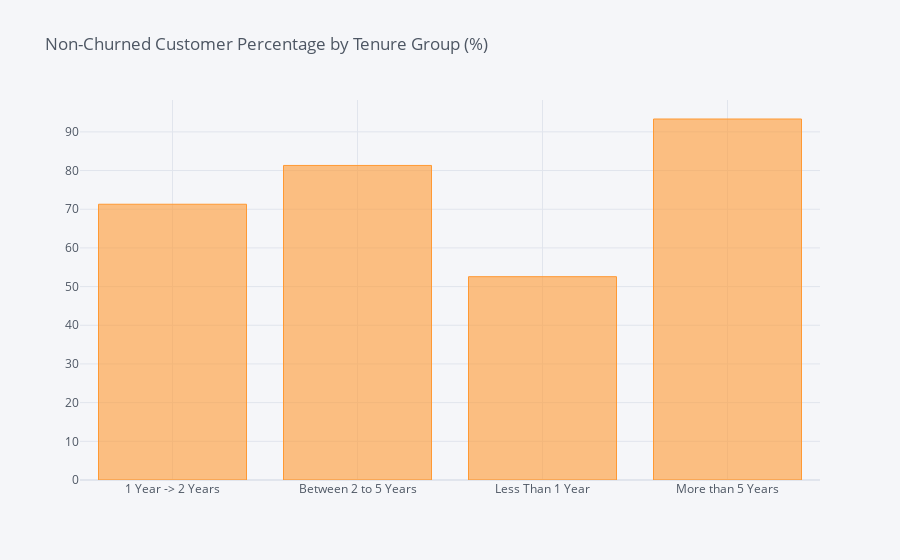

Notebook code cell kept with this figure:
### Code cell
# Calculate percentage of non-churned customers by Tenure Group
# Create a new DataFrame to store Tenure Groups and the percentage of non-churned (loyal) customers
df_Tenure_Group = pd.DataFrame(columns=["TenureGroups", "% of Leavers"])
i = 0

# Loop through each Tenure Group to calculate the percentage of non-churned customers
for tg in telco['Tenure Group'].unique():
    ratio = telco[(telco['Tenure Group'] == tg) & (telco['Churn'] == "No")].shape[0] / telco[telco['Tenure Group'] == tg].shape[0]
    df_Tenure_Group.loc[i] = (tg, ratio * 100)
    i += 1

# Summing up by TenureGroups for clarity
df_TG1 = df_Tenure_Group.groupby(by="TenureGroups").sum()

# Plot percentage of leavers for non-churned customers by tenure group
df_TG1.iplot(kind='bar', title='Non-Churned Customer Percentage by Tenure Group (%)')

### Figure 1 — Plotly figure (JSON) as saved in the notebook; plotly's stock layout.template omitted (floating-point values rounded to 4 significant figures)
{"data": [{"marker": {"color": "rgba(255, 153, 51, 0.6)", "line": {"color": "rgba(255, 153, 51, 1.0)", "width": 1}}, "name": "% of Leavers", "orientation": "v", "text": "", "type": "bar", "x": ["1 Year -> 2 Years", "Between 2 to 5 Years", "Less Than 1 Year", "More than 5 Years"], "y": [71.29, 81.32, 52.56, 93.32]}], "layout": {"legend": {"bgcolor": "#F5F6F9", "font": {"color": "#4D5663"}}, "paper_bgcolor": "#F5F6F9", "plot_bgcolor": "#F5F6F9", "title": {"font": {"color": "#4D5663"}, "text": "Non-Churned Customer Percentage by Tenure Group (%)"}, "xaxis": {"gridcolor": "#E1E5ED", "showgrid": true, "tickfont": {"color": "#4D5663"}, "title": {"font": {"color": "#4D5663"}, "text": ""}, "zerolinecolor": "#E1E5ED"}, "yaxis": {"gridcolor": "#E1E5ED", "showgrid": true, "tickfont": {"color": "#4D5663"}, "title": {"font": {"color": "#4D5663"}, "text": ""}, "zerolinecolor": "#E1E5ED"}}}
